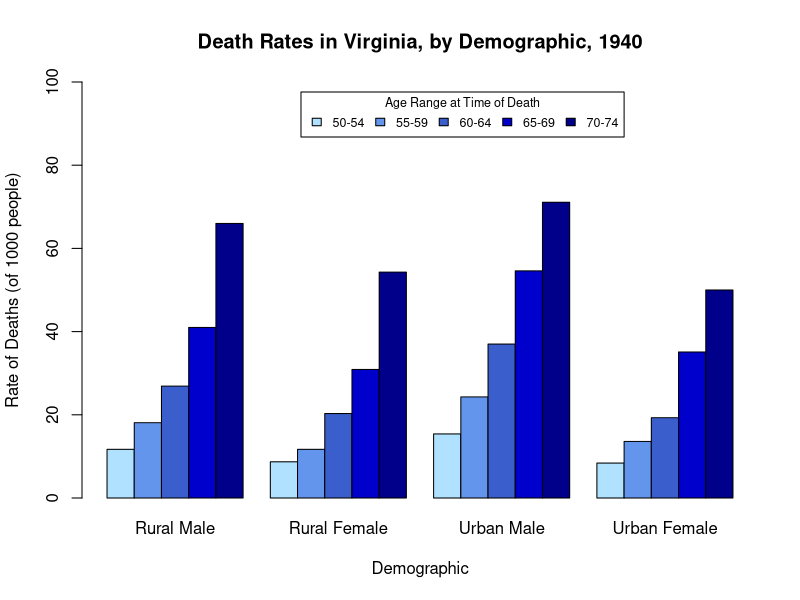

This figure's R source:
## ---- chunk 1
knitr::opts_chunk$set(echo = TRUE, fig_crop = FALSE)
## ---- chunk 2

palette <- c("lightskyblue1", "cornflowerblue", "royalblue3", "blue3", "darkblue")

barplot(
  height = VADeaths, 
  beside = T, 
  col = palette, 
  ylim = c(0,100),
  main = "Death Rates in Virginia, by Demographic, 1940",
  xlab = "Demographic",
  ylab = "Rate of Deaths (of 1000 people)",
  legend.text = rownames(VADeaths),
  args.legend = list(title = "Age Range at Time of Death", x = 20, horiz = T, cex = 0.75)
)
